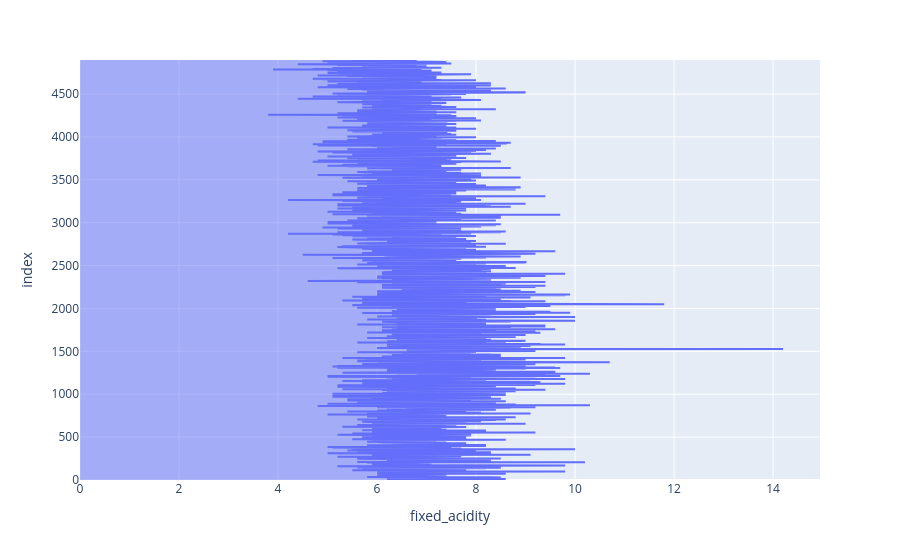

The notebook cell saved with this chart:
### Code cell
px.area(df,x='fixed_acidity')

### Figure 1 — Plotly figure (JSON) as saved in the notebook; plotly's stock layout.template omitted (floating-point values rounded to 4 significant figures; data arrays with more than 128 entries replaced by an {"elided": "..."} marker saying what was removed)
{"data": [{"fillpattern": {"shape": ""}, "hovertemplate": "fixed_acidity=%{x}<br>index=%{y}<extra></extra>", "legendgroup": "", "line": {"color": "#636efa"}, "marker": {"symbol": "circle"}, "mode": "lines", "name": "", "orientation": "h", "showlegend": false, "stackgroup": "1", "type": "scatter", "x": {"elided": "4898 float values"}, "xaxis": "x", "y": {"elided": "4898 int values"}, "yaxis": "y"}], "layout": {"legend": {"tracegroupgap": 0}, "margin": {"t": 60}, "xaxis": {"anchor": "y", "domain": [0, 1], "title": {"text": "fixed_acidity"}}, "yaxis": {"anchor": "x", "domain": [0, 1], "title": {"text": "index"}}}}
